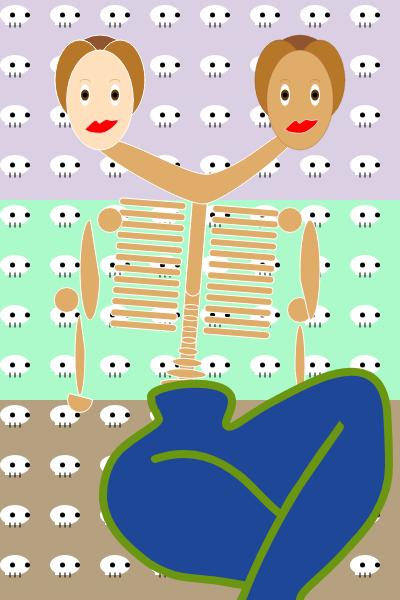
Frame 1 (no input)
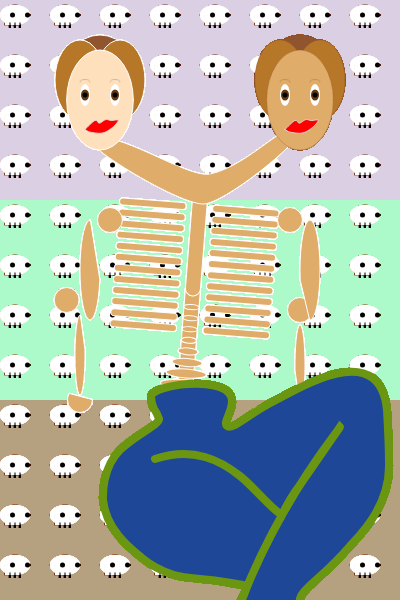
Frame 60 (no input)
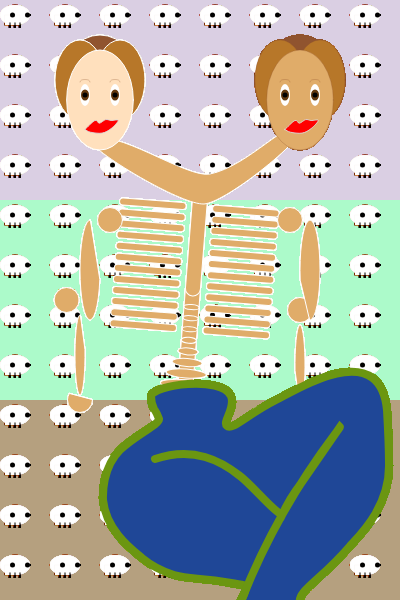
Frame 120 (the mouse pressed at the canvas centre since frame 60)

The p5.js sketch that drew these frames (run headless with seeded random() and noise() and a simulated clock; from frame 60 on, the mouse is pressed at the canvas centre):

// p5.js sketch
// ── sketch.js
let img;
let legx, legy;
let bx, by;
let bone_curve1 = 10;
let bone_curve2 = 5;
let bone_height = 7;
let hx, hy;
let dx, dy;
let center_x, center_y, skull_x, skull_y;
let r1, g1, b1, g;

function setup() {
  createCanvas(400, 600);
  noStroke();
  fill(218, 207, 227);
  rectMode(CENTER)
  rect(width / 2, height / 6, width, height / 3); // upper rect
  fill(172, 250, 202);
  rect(width / 2, height / 2, width, height / 3); // middle rect
  fill(181, 160, 127);
  rect(width / 2, (5 * height) / 6, width, height / 3); // down rect
}



function draw() {

  
    for(let i=150; i<=width*10; i+=500){
    for (let j=150; j<=height*10; j+=500){
    skull(i,j);
    }
  }

  
  stroke(255);

  push();
  rotate(PI / 40);
  translate(15, -20);
  torso(width / 2, height / 3);
  pop();

  hands(width / 2, height / 2);
  neck(width / 2, height / 3);
  head((1.5 * width) / 6, height / 6, 255, 224, 189);
  push();
//tilt the head (?)?????
  head((4.5 * width) / 6, height / 6, 224, 172, 105);
  pop()
  push();
  translate(10, 0);
  legs((3 * width) / 8, (2 * height) / 3);
  pop()
  push();
  translate(-5, 35);
  scale(0.9);
  lips((1.5 * width) / 6, 1.05*height / 6);
  pop();
  push();
  translate(+15, 35);
  scale(0.9);
  lips((4.5 * width) / 6, 1.05*height / 6);
  pop();
  
  
}

function legs(legx, legy) {
  push();
  strokeWeight(8);
  stroke(107,150,17);
  //fill(224, 172, 105);
  fill(31, 71, 151);

  beginShape();
  vertex(legx + 185, legy + 215);
  bezierVertex(
    legx + 185,
    legy + 221,
    legx + 136,
    legy + 238,
    legx + 115,
    legy + 218
  );
  bezierVertex(
    legx + 106,
    legy + 210,
    legx + 75,
    legy + 213,
    legx + 82,
    legy + 199
  );
  bezierVertex(
    legx + 90,
    legy + 182,
    legx + 85,
    legy + 186,
    legx + 71,
    legy + 183
  );
  bezierVertex(
    legx + 40,
    legy + 177,
    legx + 31,
    legy + 180,
    legx + 14,
    legy + 175
  );
  bezierVertex(
    legx - 2,
    legy + 170,
    legx - 12,
    legy + 163,
    legx - 18,
    legy + 158
  );
  bezierVertex(
    legx - 29,
    legy + 149,
    legx - 54,
    legy + 130,
    legx - 57,
    legy + 100
  );
  bezierVertex(
    legx - 57,
    legy + 98,
    legx - 59,
    legy + 69,
    legx - 40,
    legy + 50
  );
  bezierVertex(legx - 26, legy + 36, legx, legy + 24, legx - 1, legy + 19);
  bezierVertex(legx - 1, legy + 18, legx - 2, legy + 17, legx - 3, legy + 14);
  bezierVertex(legx - 4, legy + 12, legx - 5, legy + 10, legx - 6, legy + 9);
  bezierVertex(legx - 8, legy + 5, legx - 9, legy - 1, legx - 9, legy - 4);
  bezierVertex(legx - 7, legy - 15, legx + 61, legy - 25, legx + 71, legy - 4);
  bezierVertex(legx + 76, legy + 8, legx + 62, legy + 22, legx + 67, legy + 26);
  bezierVertex(legx + 72, legy + 31, legx + 88, legy + 14, legx + 116, legy);
  bezierVertex(
    legx + 143,
    legy - 14,
    legx + 220,
    legy - 61,
    legx + 227,
    legy + 10
  );
  bezierVertex(
    legx + 228,
    legy + 27,
    legx + 229,
    legy + 46,
    legx + 229,
    legy + 64
  );
  bezierVertex(
    legx + 230,
    legy + 107,
    legx + 199,
    legy + 136,
    legx + 190,
    legy + 146
  );
  bezierVertex(
    legx + 160,
    legy + 181,
    legx + 137,
    legy + 191,
    legx + 140,
    legy + 203
  );
  bezierVertex(
    legx + 143,
    legy + 217,
    legx + 185,
    legy + 210,
    legx + 285,
    legy + 215
  );
  endShape();
  noFill();
  beginShape();
  vertex(legx - 5, 459);
  bezierVertex(
    legx + 34,
    legy + 46,
    legx + 61,
    legy + 61,
    legx + 80,
    legy + 76
  );
  bezierVertex(
    legx + 92,
    legy + 85,
    legx + 112,
    legy + 110,
    legx + 122,
    legy + 115
  );
  bezierVertex(
    legx + 122,
    legy + 115,
    legx + 130,
    legy + 98,
    legx + 140,
    legy + 85
  );
  bezierVertex(
    legx + 164,
    legy + 50,
    legx + 180,
    legy + 27,
    legx + 180,
    legy + 27
  );
  bezierVertex(
    legx + 181,
    legy + 28,
    legx + 124,
    legy + 93,
    legx + 82,
    legy + 199
  );
  bezierVertex(
    legx + 77,
    legy + 210,
    legx + 84,
    legy + 192,
    legx + 82,
    legy + 199
  );
  endShape();
  pop();
}

function torso(bx, by) {
  //center piece
  push();
  fill(255, 219, 172);
  stroke(250, 210, 160);
  strokeWeight(26);
  strokeJoin(ROUND);
  //triangle(width / 2, height / 2, bx - 80, by + 18, bx + 80, by + 18);
  pop();
  fill(224, 172, 105);
  rectMode(CENTER);
  rect(bx, height / 2, 15, height / 3, bone_curve1);
  rect(bx, (5 * height) / 12, 15, height / 6, bone_curve1);
  ellipse(bx, by + (10 * height) / 54, 15, 5);
  ellipse(bx, by + 11 * (height / 54), 15, 5);
  ellipse(bx, by + 12 * (height / 54), 15, 5);
  ellipse(bx, by + 13 * (height / 54), 15, 6);
  ellipse(bx, by + 14 * (height / 54), 20, 7);
  ellipse(bx, by + 15 * (height / 54), 30, 8);
  ellipse(bx, by + 16 * (height / 54), 40, 9);
  ellipse(bx, by + 17 * (height / 54), 50, 10);
  //left side

  rect(
    bx - 0.7 * (width / 6),
    by + height / 54,
    width / 6,
    bone_height,
    bone_curve2
  );
  rect(
    bx - 0.7 * (width / 6),
    by + (2 * height) / 54,
    width / 6,
    bone_height,
    bone_curve2
  );
  rect(
    bx - 0.7 * (width / 6),
    by + (3 * height) / 54,
    width / 6,
    bone_height,
    bone_curve2
  );
  rect(
    bx - 0.7 * (width / 6),
    by + (4 * height) / 54,
    width / 6,
    bone_height,
    bone_curve2
  );
  rect(
    bx - 0.7 * (width / 6),
    by + (5 * height) / 54,
    width / 6,
    bone_height,
    bone_curve2
  );
  rect(
    bx - 0.7 * (width / 6),
    by + (6 * height) / 54,
    width / 6,
    bone_height,
    bone_curve2
  );
  rect(
    bx - 0.7 * (width / 6),
    by + (7 * height) / 54,
    width / 6,
    bone_height,
    bone_curve2
  );
  rect(
    bx - 0.7 * (width / 6),
    by + (8 * height) / 54,
    width / 6,
    bone_height,
    bone_curve2
  );
  rect(
    bx - 0.7 * (width / 6),
    by + (9 * height) / 54,
    width / 6,
    bone_height,
    bone_curve2
  );
  rect(
    bx - 0.7 * (width / 6),
    by + (10 * height) / 54,
    width / 6,
    bone_height,
    bone_curve2
  );
  rect(
    bx - 0.7 * (width / 6),
    by + (11 * height) / 54,
    width / 6,
    bone_height,
    bone_curve2
  );
  rect(
    bx - 0.7 * (width / 6),
    by + (12 * height) / 54,
    width / 6,
    bone_height,
    bone_curve2
  );
  //right side
  rect(
    bx + 0.7 * (width / 6),
    by + height / 54,
    width / 6,
    bone_height,
    bone_curve2
  );
  rect(
    bx + 0.7 * (width / 6),
    by + (2 * height) / 54,
    width / 6,
    bone_height,
    bone_curve2
  );
  rect(
    bx + 0.7 * (width / 6),
    by + (3 * height) / 54,
    width / 6,
    bone_height,
    bone_curve2
  );
  rect(
    bx + 0.7 * (width / 6),
    by + (4 * height) / 54,
    width / 6,
    bone_height,
    bone_curve2
  );
  rect(
    bx + 0.7 * (width / 6),
    by + (5 * height) / 54,
    width / 6,
    bone_height,
    bone_curve2
  );
  rect(
    bx + 0.7 * (width / 6),
    by + (6 * height) / 54,
    width / 6,
    bone_height,
    bone_curve2
  );
  rect(
    bx + 0.7 * (width / 6),
    by + (7 * height) / 54,
    width / 6,
    bone_height,
    bone_curve2
  );
  rect(
    bx + 0.7 * (width / 6),
    by + (8 * height) / 54,
    width / 6,
    bone_height,
    bone_curve2
  );
  rect(
    bx + 0.7 * (width / 6),
    by + (9 * height) / 54,
    width / 6,
    bone_height,
    bone_curve2
  );
  rect(
    bx + 0.7 * (width / 6),
    by + (10 * height) / 54,
    width / 6,
    bone_height,
    bone_curve2
  );
  rect(
    bx + 0.7 * (width / 6),
    by + (11 * height) / 54,
    width / 6,
    bone_height,
    bone_curve2
  );
  rect(
    bx + 0.7 * (width / 6),
    by + (12 * height) / 54,
    width / 6,
    bone_height,
    bone_curve2
  );
}

function hands(center_x, center_y) {
 fill(224, 172, 105)
  //left side
  ellipse(center_x - 90, center_y - 80, 25, 25);
  ellipse(center_x - (2 * width) / 6, center_y, 25, 25);
  arc(
    center_x - (1.8 * width) / 6,
    center_y + 100,
    25,
    25,
    0,
    (2 * PI) / 3 + HALF_PI,
    CHORD
  );
  //right side
  ellipse(center_x + 90, center_y - 80, 25, 25);
  ellipse(center_x + 1.5* width / 6, center_y+10, 25, 25);
  arc(
    center_x + (1.8 * width) / 6,
    center_y + 100,
    25,
    25,
    (2 * PI) / 3 + HALF_PI,
    0,
    CHORD
  );
  //arms
  arc(
    center_x - 110,
    center_y - 30,
    center_x - 180,
    center_y - 200,
    PI / 4,
    -PI / 2,
    CHORD
  );
  arc(
    center_x + 110,
    center_y - 30,
    center_x - 180,
    center_y - 200,
    (3 * PI) / 4,
    PI / 2,
    CHORD
  );
  arc(
    center_x - 120,
    center_y + 55,
    center_x - 190,
    center_y - 220,
    -PI / 4,
    (3 * PI) / 2,
    CHORD
  );
  arc(
    center_x + 100,
    center_y + 65,
    center_x - 190,
    center_y - 220,
    (3 * PI) / 4,
    PI / 2,
    CHORD
  );
}

function head(hx, hy, r1, g1, b1) {
  push();
  fill(144, 84, 47);
  ellipse(hx, hy - 15, hy - 20, hy);
  fill(183, 119, 41);
  // blendMode(MULTIPLY)
  ellipse(hx - 20, hy - 20, 50, hy - 20);
  ellipse(hx + 20, hy - 20, 50, hy - 20);
  ellipse(hx - 20, hy - 20, 50, hy - 20);
  pop();
  fill(r1, g1, b1);
  ellipse(hx, hy, width / 6, height / 6);

  //eyes
  push();
  noStroke();
  fill(255);
  ellipse(hx - 15, hy - 5, 10, 22);
  ellipse(hx + 15, hy - 5, 10, 22);
  fill(99, 57, 15);
  ellipse(hx - 15, hy - 5, 8, 11);
  ellipse(hx + 15, hy - 5, 8, 11);
  fill(0);
  ellipse(hx - 15, hy - 5, 5, 5);
  ellipse(hx + 15, hy - 5, 5, 5);
  pop();



  //brows
  stroke(144, 84, 47, 75);
  arc(hx - 15, hy - 18, hy / 10, hy / 20, PI, 0, OPEN);
  arc(hx + 15, hy - 18, hy / 10, hy / 20, PI, 0, OPEN);
}

function closed_eyes(hx,hy){
    //closed eyes
  stroke(144, 84, 47, 50);
  ellipse(hx - 15, hy - 5, 10, 22);
  ellipse(hx + 15, hy - 5, 10, 22);
}

function skull(skull_x, skull_y) {
  push();
  scale(0.1);
  fill(255);
  ellipse(skull_x, skull_y, 300, 200);
  rect(skull_x - 25, skull_y + 50, 150, 100);
  fill(0);
  // eyes.
  ellipse(skull_x - 25, skull_y, 50, 50);
  ellipse(skull_x + 125, skull_y, 50, 50);
  // teeth
  rect(skull_x - 50, skull_y + 100, 10, 50);
  rect(skull_x, skull_y + 100, 10, 50);
  rect(skull_x + 50, skull_y + 100, 10, 50);
  pop();
}

function lips(x, y) {
  fill(255, 0, 0);
  stroke(220);
  beginShape();
  curveVertex(x, y);
  curveVertex(x, y);
  curveVertex(x + 11, y - 10);
  curveVertex(x + 16, y - 7);
  curveVertex(x + 23, y - 11);
  curveVertex(x + 29, y - 10);
  curveVertex(x + 37, y - 10);
  curveVertex(x + 29, y - 1);
  curveVertex(x + 19, y + 4);
  curveVertex(x + 6, y + 3);
  curveVertex(x, y);
  curveVertex(x, y);
  endShape(CLOSE);
}

function neck(nx, ny) {
  // gradient fill (?)
  fill(224, 172, 105);
  beginShape();
  vertex(nx - 108, ny - 59);
  bezierVertex(nx - 88, ny - 75, nx - 13, ny - 21, nx + 10, ny - 26);
  bezierVertex(nx + 49, ny - 34, nx + 89, ny - 83, nx + 100, ny - 71);
  bezierVertex(nx + 107, ny - 63, nx + 27, ny + 2, nx + 4, ny + 4);
  bezierVertex(nx - 20, ny + 5, nx - 115, ny - 53, nx - 108, ny - 59);
  endShape();
}
